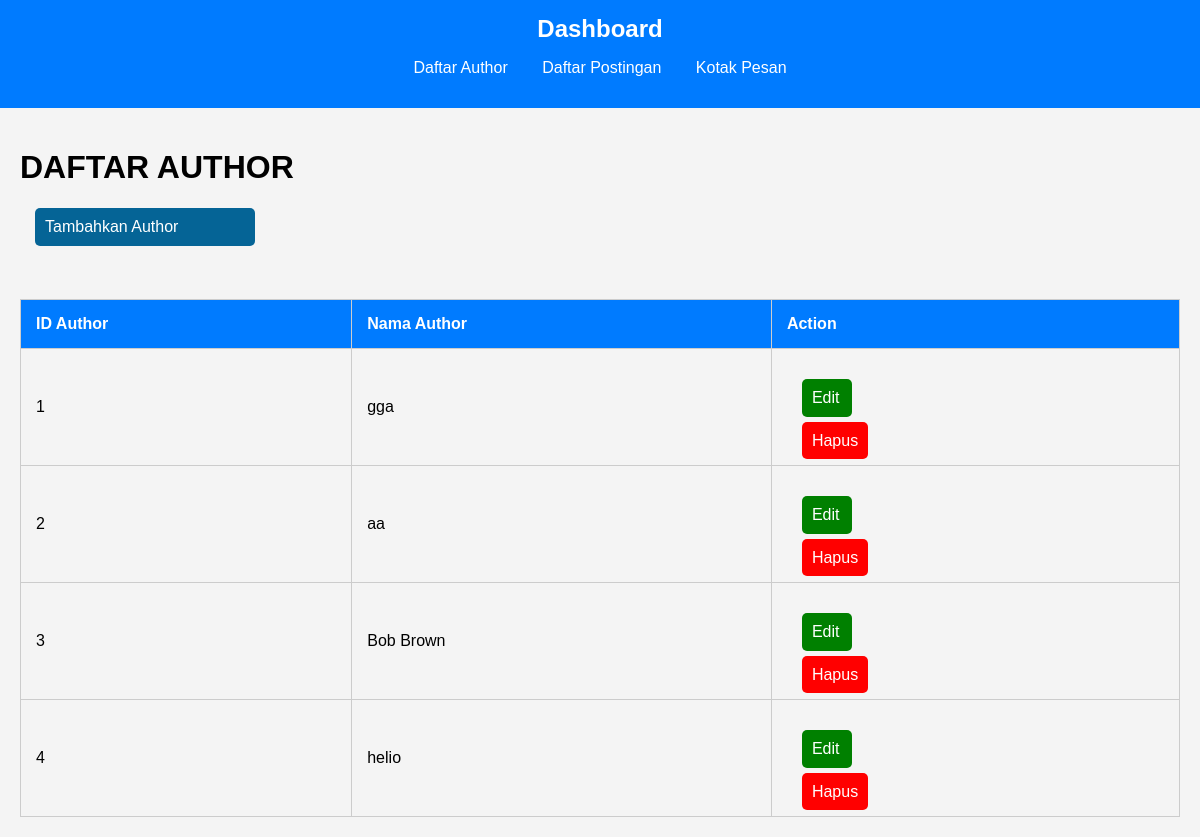
/designblog-starter/dashboard/author.php, run on the app's committed database.
### tables this page shows
CREATE TABLE `author` (
  `ID_AUTHOR` int(11) NOT NULL,
  `NAMA_AUTHOR` varchar(100) NOT NULL
);

### designblog-starter/lib/author.php (the view, shortened to what this page needs)
<?php
include 'koneksi.php';
$sql = "SELECT * FROM author";
$result = $conn->query($sql);
if ($result->num_rows > 0) {
    while($row = $result->fetch_assoc()) {
        echo "<tr>";
        echo "<td>" . $row['ID_AUTHOR'] . "</td>";
        echo "<td>" . $row['NAMA_AUTHOR'] . "</td>";
        echo '<td>
                <a href="edit_author.php?id=' . $row['ID_AUTHOR'] . '" class="btn-edit">Edit</a>
                <a href="delete_author.php?id=' . $row['ID_AUTHOR'] . '" class="btn-delete">Hapus</a>
              </td>';
        echo "</tr>";
    }
} else {
    echo "<tr><td colspan='3'>Tidak ada data</td></tr>";
}
?>

### designblog-starter/dashboard/style.css (style rules this page uses)
body { font-family: Arial, sans-serif; margin: 0; padding: 0; background-color: #f4f4f4; }
th, td { padding: 15px; border: 1px solid #ccc; text-align: left; }
.btn-edit { background-color: green; color: white; text-decoration: none; padding: 10px; border-radius: 5px; width: 30px; display: flex; margin: 15px; }
.btn-delete { background-color: red; color: white; text-decoration: none; padding: 10px; border-radius: 5px; margin: 15px; }

### data on the page
author: ID_AUTHOR "1", NAMA_AUTHOR "gga"
author: ID_AUTHOR "2", NAMA_AUTHOR "aa"
author: ID_AUTHOR "3", NAMA_AUTHOR "Bob Brown"
author: ID_AUTHOR "4", NAMA_AUTHOR "helio"
